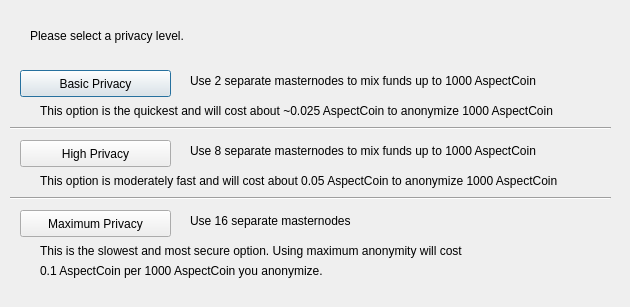
<?xml version="1.0" encoding="UTF-8"?>
<ui version="4.0">
 <class>DarksendConfig</class>
 <widget class="QDialog" name="DarksendConfig">
  <property name="geometry">
   <rect>
    <x>0</x>
    <y>0</y>
    <width>630</width>
    <height>307</height>
   </rect>
  </property>
  <property name="windowTitle">
   <string>Configure Darksend</string>
  </property>
  <widget class="QPushButton" name="buttonBasic">
   <property name="geometry">
    <rect>
     <x>20</x>
     <y>70</y>
     <width>151</width>
     <height>27</height>
    </rect>
   </property>
   <property name="text">
    <string>Basic Privacy</string>
   </property>
  </widget>
  <widget class="QPushButton" name="buttonHigh">
   <property name="geometry">
    <rect>
     <x>20</x>
     <y>140</y>
     <width>151</width>
     <height>27</height>
    </rect>
   </property>
   <property name="text">
    <string>High Privacy</string>
   </property>
  </widget>
  <widget class="QPushButton" name="buttonMax">
   <property name="geometry">
    <rect>
     <x>20</x>
     <y>210</y>
     <width>151</width>
     <height>27</height>
    </rect>
   </property>
   <property name="text">
    <string>Maximum Privacy</string>
   </property>
  </widget>
  <widget class="QLabel" name="label">
   <property name="geometry">
    <rect>
     <x>30</x>
     <y>20</y>
     <width>571</width>
     <height>31</height>
    </rect>
   </property>
   <property name="text">
    <string>Please select a privacy level.</string>
   </property>
  </widget>
  <widget class="QLabel" name="label_2">
   <property name="geometry">
    <rect>
     <x>190</x>
     <y>70</y>
     <width>421</width>
     <height>21</height>
    </rect>
   </property>
   <property name="text">
    <string>Use 2 separate masternodes to mix funds up to 1000 AspectCoin</string>
   </property>
  </widget>
  <widget class="QLabel" name="label_3">
   <property name="geometry">
    <rect>
     <x>190</x>
     <y>140</y>
     <width>411</width>
     <height>21</height>
    </rect>
   </property>
   <property name="text">
    <string>Use 8 separate masternodes to mix funds up to 1000 AspectCoin</string>
   </property>
  </widget>
  <widget class="QLabel" name="label_4">
   <property name="geometry">
    <rect>
     <x>190</x>
     <y>210</y>
     <width>421</width>
     <height>21</height>
    </rect>
   </property>
   <property name="text">
    <string>Use 16 separate masternodes</string>
   </property>
  </widget>
  <widget class="QLabel" name="label_6">
   <property name="geometry">
    <rect>
     <x>40</x>
     <y>100</y>
     <width>561</width>
     <height>21</height>
    </rect>
   </property>
   <property name="text">
    <string>This option is the quickest and will cost about ~0.025 AspectCoin to anonymize 1000 AspectCoin</string>
   </property>
  </widget>
  <widget class="QLabel" name="label_7">
   <property name="geometry">
    <rect>
     <x>40</x>
     <y>170</y>
     <width>561</width>
     <height>21</height>
    </rect>
   </property>
   <property name="text">
    <string>This option is moderately fast and will cost about 0.05 AspectCoin to anonymize 1000 AspectCoin</string>
   </property>
  </widget>
  <widget class="QLabel" name="label_8">
   <property name="geometry">
    <rect>
     <x>40</x>
     <y>240</y>
     <width>561</width>
     <height>21</height>
    </rect>
   </property>
   <property name="text">
    <string>This is the slowest and most secure option. Using maximum anonymity will cost</string>
   </property>
  </widget>
  <widget class="QLabel" name="label_9">
   <property name="geometry">
    <rect>
     <x>40</x>
     <y>260</y>
     <width>561</width>
     <height>21</height>
    </rect>
   </property>
   <property name="text">
    <string>0.1 AspectCoin per 1000 AspectCoin you anonymize.</string>
   </property>
  </widget>
  <widget class="Line" name="line">
   <property name="geometry">
    <rect>
     <x>10</x>
     <y>120</y>
     <width>601</width>
     <height>16</height>
    </rect>
   </property>
   <property name="orientation">
    <enum>Qt::Horizontal</enum>
   </property>
  </widget>
  <widget class="Line" name="line_2">
   <property name="geometry">
    <rect>
     <x>10</x>
     <y>190</y>
     <width>601</width>
     <height>16</height>
    </rect>
   </property>
   <property name="orientation">
    <enum>Qt::Horizontal</enum>
   </property>
  </widget>
 </widget>
 <resources/>
 <connections/>
</ui>
